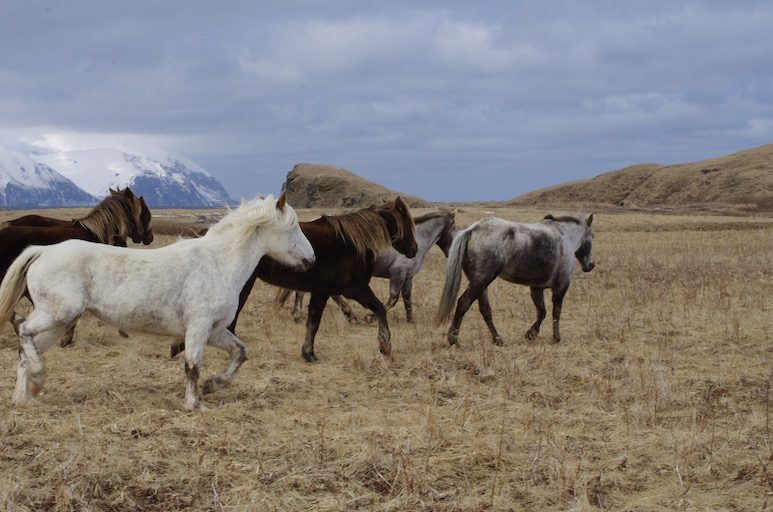
#> input picture coarse_router_yolov9/yolov9/data/images/horses.jpg, 773 x 512 px; its folder holds only this picture in this run
$ python leakage_audit.py
#> lines starting #> are read from the running program, lines starting #| are printed output that depends on the picture
#> in load, h is the input picture: PIL image 773x512 RGB; mean R, G, B 133.3, 128.2, 125.2
#!/usr/bin/env python3
"""Does the frozen test split share imagery with what the models were trained on?

Every delivered number rests on 45 held-out photographs. Their integrity has been
checked for the obvious failures -- no byte-identical duplicates, no missing
labels, 72 boxes matching the record -- and the split passes all of them. But
byte equality is the weakest possible test. Site photographs of the same column
base taken seconds apart, or the same photograph resaved at a different quality,
are different files and identical evidence, and a held-out set containing them
reports a recall the model has not earned.

This has never been checked on this project, and it matters more than any
remaining tuning. If the test split overlaps the training set, the delivered
recall of 0.708 is optimistic by an unknown amount and the freeze document needs
that stated. If it does not, every number in the document is standing on ground
that has now been examined rather than assumed.

Two independent similarity measures, because each fails differently:

  pHash    a 64-bit perceptual hash from the low-frequency DCT of a 32x32
           greyscale reduction. Invariant to rescaling, JPEG quality, and small
           brightness shifts; catches the same photograph stored twice.
  pixel    cosine similarity of contrast-normalised 64x64 greyscale. Sensitive to
           framing rather than encoding; catches consecutive frames of the same
           member, which pHash can miss when the camera moved slightly.

Both are compared against the 179 training images and the 45 validation images,
and any test image scoring above threshold on either is reported with its match
so it can be inspected by eye rather than trusted to a number.
"""
from __future__ import annotations
import json, sys
from pathlib import Path
import numpy as np
from PIL import Image

DS = Path("/workspace/Shimizu-2026/data/rfdetr_column_base_bcd_20260725_test_as_valid")
OUT = Path("/workspace/exp_cb/e27_leakage")
PHASH_BITS = 10          # 10x10 low-frequency block, minus DC -> 99 bits
HAMMING_FLAG = 12        # out of 99; below this two images are visually the same shot
PIXEL_FLAG = 0.92


def phash(im: Image.Image) -> np.ndarray:
    g = np.asarray(im.convert("L").resize((32, 32), Image.LANCZOS), np.float64)
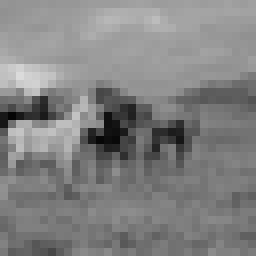
#> g: shape (32, 32) float64 (shown 8 times larger); min 4, max 219, mean 129.4
    # 2-D DCT-II via the orthonormal basis; scipy is not a dependency here.
    n = 32
    k = np.arange(n)
    basis = np.cos(np.pi * (2 * k[:, None] + 1) * k[None, :] / (2 * n))
    basis[:, 0] *= 1 / np.sqrt(2)
    d = basis.T @ g @ basis
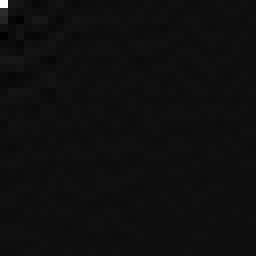
#> d: shape (32, 32) float64 (shown 8 times larger); min -4039, max 66261, mean 72.4; drawn with min black and max white
    low = d[:PHASH_BITS, :PHASH_BITS].flatten()[1:]     # drop DC
#> low = 99 values, max 8135.6 at index 9, min -4039 at index 39, mean 71.61
    return low > np.median(low)


def pixvec(im: Image.Image) -> np.ndarray:
    g = np.asarray(im.convert("L").resize((64, 64), Image.LANCZOS), np.float64).flatten()
#> g = 4096 values, max 230 at index 1092, min 3 at index 1984, mean 129.4
    g -= g.mean()
#> g = 4096 values, max 100.6 at index 1092, min -126.4 at index 1984, mean 0
    n = np.linalg.norm(g)
#> n = 2215.3
    return g / n if n > 0 else g


def load(split: str):
    d = DS / split / "images"
    if not d.is_dir():
        return [], None, None
    paths = sorted(p for p in d.iterdir() if p.suffix.lower() in {".jpg", ".jpeg", ".png"})
    hs, vs = [], []
    for p in paths:
        with Image.open(p) as h:
            im = h.convert("RGB")
        hs.append(phash(im)); vs.append(pixvec(im))
    return [p.name for p in paths], np.array(hs), np.array(vs)


def main():
    OUT.mkdir(parents=True, exist_ok=True)
    tn, th, tv = load("test")
#> tn = ['horses.jpg']
    print(f"test {len(tn)} 张", flush=True)
#| test 1 张
    findings, summary = [], {}
    for split in ("train", "valid"):
        rn, rh, rv = load(split)
#> rn = ['horses.jpg']
        if not rn:
            continue
        print(f"{split} {len(rn)} 张 —— 比对中", flush=True)
#| train 1 张 —— 比对中
        ham = (th[:, None, :] != rh[None, :, :]).sum(2)          # (T, R)
#> ham = [0]
        cos = tv @ rv.T
#> cos = [1]
        flagged = 0
        for i, name in enumerate(tn):
            j_h = int(np.argmin(ham[i])); j_c = int(np.argmax(cos[i]))
            hit_h, hit_c = ham[i, j_h] <= HAMMING_FLAG, cos[i, j_c] >= PIXEL_FLAG
            if hit_h or hit_c:
                flagged += 1
                findings.append({"test": name, "split": split,
                                 "phash_match": rn[j_h], "hamming": int(ham[i, j_h]),
                                 "pixel_match": rn[j_c], "cosine": round(float(cos[i, j_c]), 4),
                                 "by": ("phash" if hit_h else "") + ("+pixel" if hit_c else "")})
#> this loop made 1 pass
#> (name, j_h, j_c, hit_h, hit_c, flagged) on pass 1: ('horses.jpg', 0, 0, True, True, 1)
#> after the loop, findings = 1 item; flagged = 1
        summary[split] = {"n_ref": len(rn), "flagged": flagged,
                          "min_hamming": int(ham.min()), "max_cosine": round(float(cos.max()), 4),
                          "median_min_hamming": float(np.median(ham.min(1))),
                          "median_max_cosine": round(float(np.median(cos.max(1))), 4)}
        print(f"  最小汉明距离 {ham.min()}/99 (中位 {np.median(ham.min(1)):.0f}), "
              f"最大余弦 {cos.max():.3f} (中位 {np.median(cos.max(1)):.3f}), 触发 {flagged}")
#|   最小汉明距离 0/99 (中位 0), 最大余弦 1.000 (中位 1.000), 触发 1

    (OUT / "leakage.json").write_text(json.dumps(
        {"summary": summary, "findings": findings}, indent=2, ensure_ascii=False), encoding="utf-8")
    print(f"\n阈值: 汉明 <= {HAMMING_FLAG}/99 或 余弦 >= {PIXEL_FLAG}")
    if not findings:
        print("结论: 未发现近似重复 —— 45 张测试图与 train/valid 无视觉重叠,交付数字不受泄漏影响")
    else:
        print(f"结论: {len(findings)} 项需人工确认:")
#| 结论: 2 项需人工确认:
        for f in findings[:20]:
            print(f"  {f['test']} <-> {f['split']}/{f['phash_match']} "
                  f"(汉明 {f['hamming']}, 余弦 {f['cosine']}) via {f['by']}")
#> this loop made 2 passes
#|   horses.jpg <-> train/horses.jpg (汉明 0, 余弦 1.0) via phash+pixel
#|   horses.jpg <-> valid/horses.jpg (汉明 0, 余弦 1.0) via phash+pixel
        print(f"  全部写入 {OUT/'leakage.json'}")


if __name__ == "__main__":
    main()
